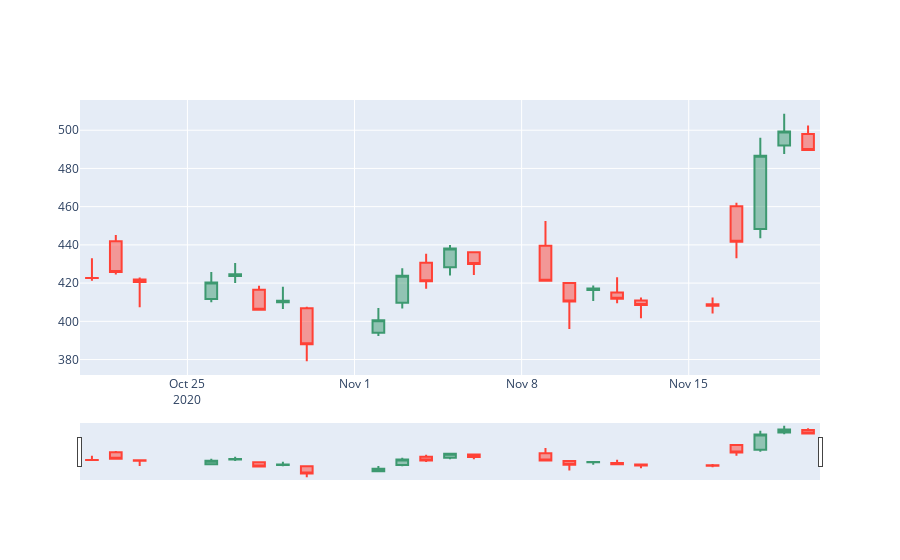

Notebook source saved alongside this figure:
### Code cell
go.Figure(data=[go.Candlestick(x=df_2.index,
                open=df_2['Open'],
                high=df_2['High'],
                low=df_2['Low'],
                close=df_2['Close'])])
